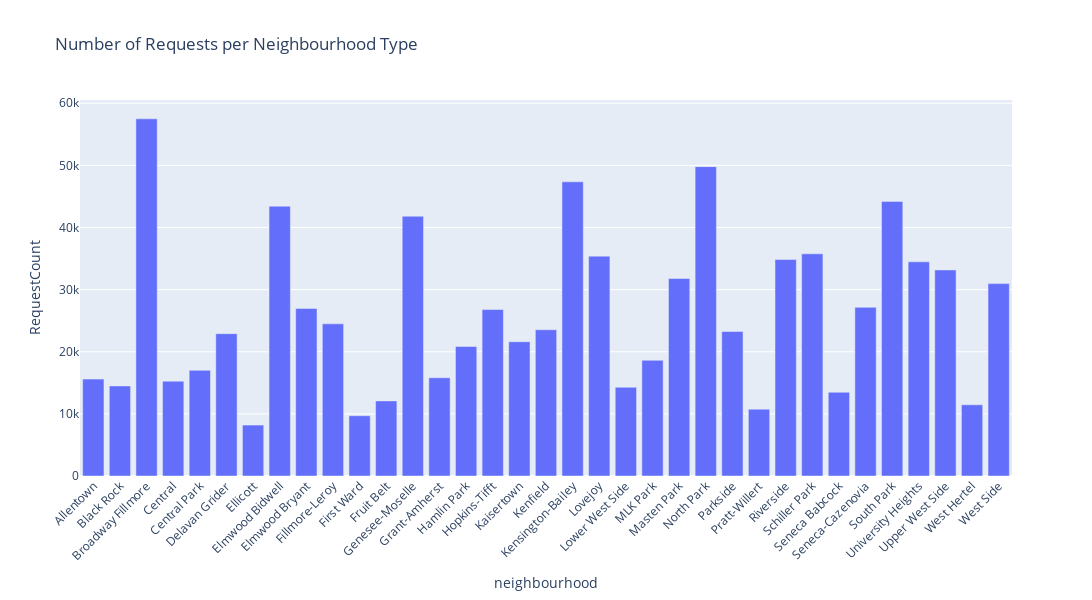

Source (notebook cell):
### Code cell
fig = px.bar(df, x= 'neighbourhood', y = 'RequestCount', title= 'Number of Requests per Neighbourhood Type') 
fig.update_layout(width = 1200, height = 600, xaxis_tickangle=-45)
fig.show()

### Figure 1 — Plotly figure (JSON) as saved in the notebook; plotly's stock layout.template omitted (floating-point values rounded to 4 significant figures)
{"data": [{"alignmentgroup": "True", "hovertemplate": "neighbourhood=%{x}<br>RequestCount=%{y}<extra></extra>", "legendgroup": "", "marker": {"color": "#636efa", "pattern": {"shape": ""}}, "name": "", "offsetgroup": "", "orientation": "v", "showlegend": false, "textposition": "auto", "type": "bar", "x": ["Allentown", "Black Rock", "Broadway Fillmore", "Central", "Central Park", "Delavan Grider", "Ellicott", "Elmwood Bidwell", "Elmwood Bryant", "Fillmore-Leroy", "First Ward", "Fruit Belt", "Genesee-Moselle", "Grant-Amherst", "Hamlin Park", "Hopkins-Tifft", "Kaisertown", "Kenfield", "Kensington-Bailey", "Lovejoy", "Lower West Side", "MLK Park", "Masten Park", "North Park", "Parkside", "Pratt-Willert", "Riverside", "Schiller Park", "Seneca Babcock", "Seneca-Cazenovia", "South Park", "University Heights", "Upper West Side", "West Hertel", "West Side"], "xaxis": "x", "y": [15598, 14498, 57497, 15267, 17007, 22914, 8190, 43431, 26973, 24491, 9696, 12091, 41815, 15814, 20844, 26796, 21612, 23540, 47357, 35391, 14287, 18622, 31784, 49798, 23252, 10753, 34841, 35760, 13482, 27149, 44199, 34471, 33166, 11461, 30969], "yaxis": "y"}], "layout": {"barmode": "relative", "height": 600, "legend": {"tracegroupgap": 0}, "title": {"text": "Number of Requests per Neighbourhood Type"}, "width": 1200, "xaxis": {"anchor": "y", "domain": [0, 1], "tickangle": -45, "title": {"text": "neighbourhood"}}, "yaxis": {"anchor": "x", "domain": [0, 1], "title": {"text": "RequestCount"}}}}
